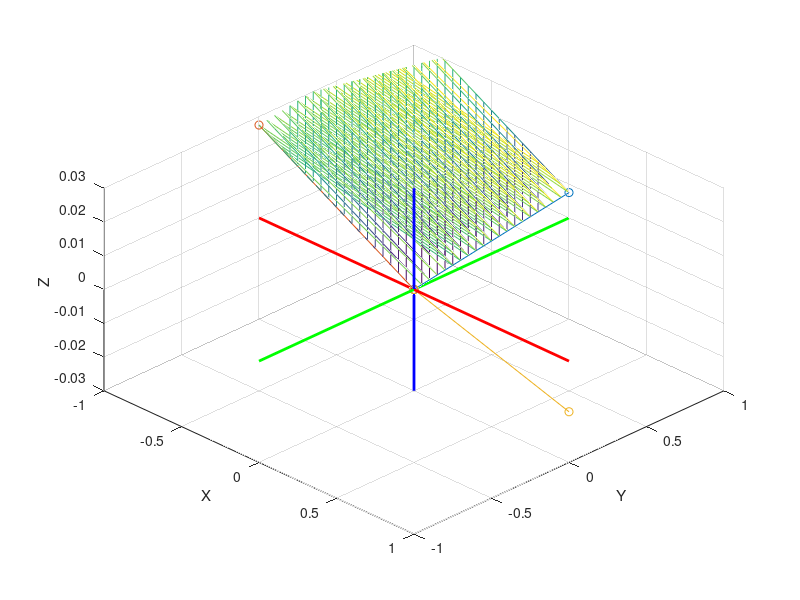

Source code (MATLAB):
% 境界の上限をチェックするプログラム
clear;

addpath('.', '-end');

% 力の成分
f1 = [0 1 0];
f2 = [-1 0 0];
f3 = [1 0 0];

% 位置ベクトル
l1 = [0.0075 0.03 0];
l2 = [0.005 0.0275 0];
l3 = [-0.005 0.015 0];

m1 = [];
m2 = [];
m3 = [];

count = 1;

for i = 0:1
    edit_f1= i * f1;
    edit_f2 = i * f2;
    edit_f3 = i * f3;

    now_moment1 = cross(l1, edit_f1);
    now_moment2 = cross(l2, edit_f2);
    now_moment3 = cross(l3, edit_f3);

    wrench_f1 = [edit_f1(1) edit_f1(2) now_moment1(3)];
    wrench_f2 = [edit_f2(1) edit_f2(2) now_moment2(3)];
    wrench_f3 = [edit_f3(1) edit_f3(2) now_moment3(3)];

    m1 = [m1; wrench_f1];
    m2 = [m2; wrench_f2];
    m3 = [m3; wrench_f3];
end

moment_point1 = m1(end, :);
moment_point2 = m2(end, :);
moment_point3 = m3(end, :);

plane1_coefficient = cross(moment_point1, moment_point2);

expected_number_of_rows = 100000;

points = zeros(expected_number_of_rows, 3);

count = 1;

for lamda = 0:0.05:1
    for mu = 0:0.05:1
        point = lamda * moment_point1 + mu * moment_point2;
        if abs(plane1_coefficient(1) * point(1) + plane1_coefficient(2) * point(2) + plane1_coefficient(3) * point(3)) < 1e-10
            points(count, :) = point;
            count = count + 1;
        end
    end
end

points = points(1:count-1, :);
remainder = rem(count, 5);

points_x = reshape(points(1:count-remainder, 1), [], 5);
points_y = reshape(points(1:count-remainder, 2), [], 5);
points_z = reshape(points(1:count-remainder, 3), [], 5);

x = [0, moment_point1(1)];
y = [0, moment_point1(2)];
z = [0, moment_point1(3)];

x2 = [0, moment_point2(1)];
y2 = [0, moment_point2(2)];
z2 = [0, moment_point2(3)];

x3 = [0, moment_point3(1)];
y3 = [0, moment_point3(2)];
z3 = [0, moment_point3(3)];


% ランダムな点をプロット


% グラフ描画開始
figure;

hold on;

% wrenchに関する直線を描画
plot3(x, y, z, '-o');
plot3(x2, y2, z2, '-o');
plot3(x3, y3, z3, '-o');

% 平面の作成

mesh = mesh(points_x, points_y, points_z);
grid on;

% ラベルの描画
xlabel('X');
ylabel('Y');
zlabel('Z');

% グラフの範囲を設定
xlim([-1, 1]);
ylim([-1, 1]);
zlim([-0.03, 0.03]);

view(45, 45);

% 軸線を描画
line([min(xlim) max(xlim)], [0 0], [0 0], 'Color', 'red', 'LineWidth', 2);
line([0 0], [min(ylim) max(ylim)], [0 0], 'Color', 'green', 'LineWidth', 2);
line([0 0], [0 0], [min(zlim) max(zlim)], 'Color', 'blue', 'LineWidth', 2);

hold off;